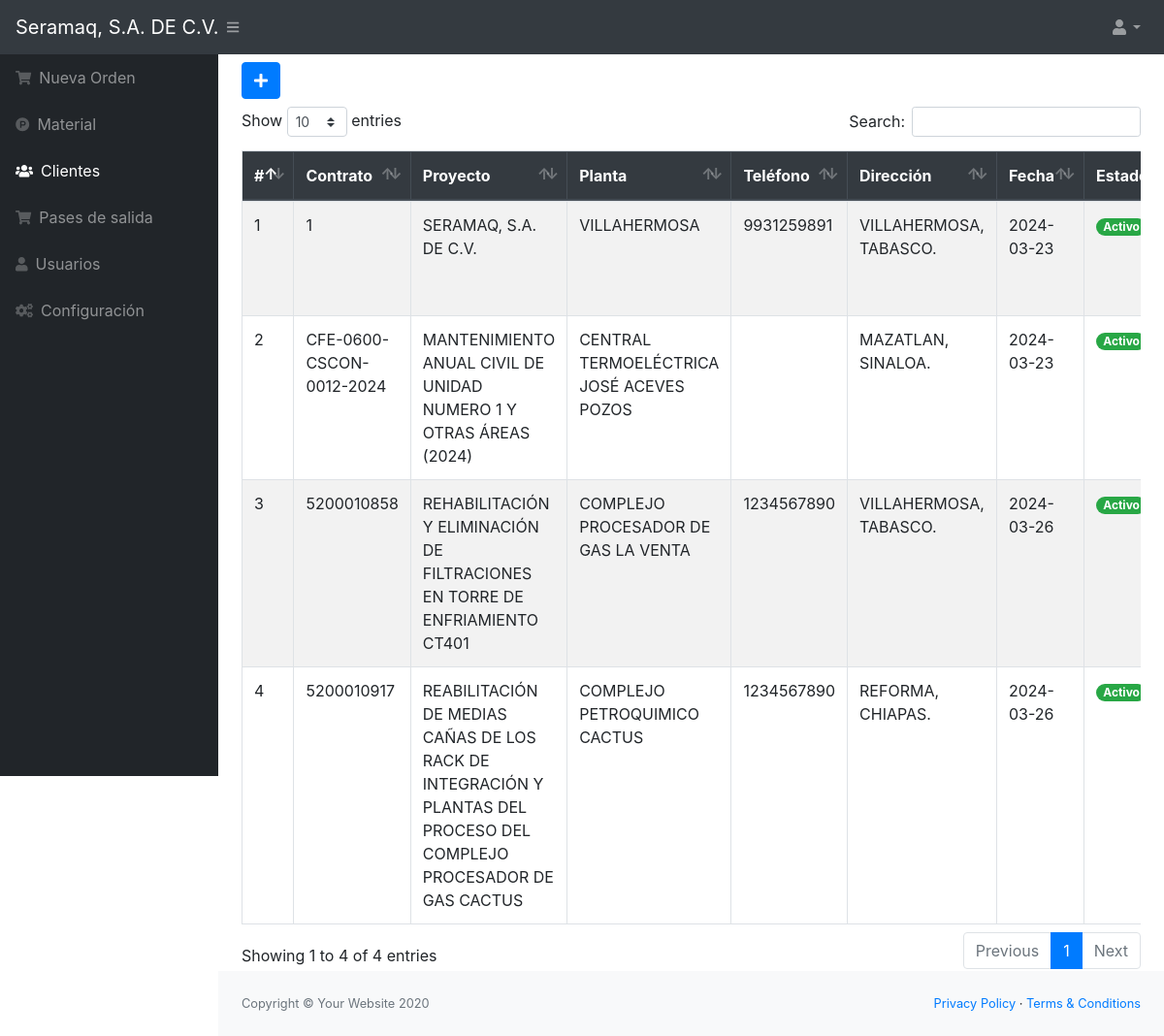
Screenshot of /src/clientes.php (signed in) with the database file from the repository.
### tables this page shows
CREATE TABLE `cliente` (
  `idcliente` int(11) NOT NULL,
  `contrato` varchar(50) NOT NULL,
  `nombre` varchar(255) NOT NULL,
  `planta` varchar(255) NOT NULL,
  `telefono` varchar(15) NOT NULL,
  `direccion` varchar(200) NOT NULL,
  `nom_folio` varchar(25) NOT NULL,
  `at_date` date NOT NULL DEFAULT current_timestamp(),
  `usuario_id` int(11) NOT NULL,
  `estado` int(11) NOT NULL DEFAULT 1
);

### src/clientes.php (the view, shortened to what this page needs)
<?php include_once "includes/header.php";
?>
<button class="btn btn-primary mb-2" type="button" data-toggle="modal" data-target="#nuevo_cliente"><i class="fas fa-plus"></i></button>
<div class="table-responsive">
    <table class="table table-striped table-bordered" id="tbl">
        <thead class="thead-dark">
            <tr>
                <th>#</th>
                <th>Contrato</th>
                <th>Proyecto</th>
                <th>Planta</th>
                <th>Teléfono</th>
                <th>Dirección</th>
                <th>Fecha</th>
                <th>Estado</th>
            </tr>
        </thead>
        <tbody>
            <?php
            include "../conexion.php";
            $query = mysqli_query($conexion, "SELECT *, ROW_NUMBER() OVER() AS 'row_number' FROM cliente");
            $result = mysqli_num_rows($query);
            if ($result > 0) {
                while ($data = mysqli_fetch_assoc($query)) {
                    if ($data['estado'] == 1) {
                        $estado = '<span class="badge badge-pill badge-success">Activo</span>';
                    } else {
                        $estado = '<span class="badge badge-pill badge-danger">Inactivo</span>';
                    }
            ?>
                    <tr>
                        <td><?php echo $data['row_number']; ?></td>
                        <td><?php echo $data['contrato']; ?></td>
                        <td><?php echo $data['nombre']; ?></td>
                        <td><?php echo $data['planta']; ?></td>
                        <td><?php echo $data['telefono']; ?></td>
                        <td><?php echo $data['direccion']; ?></td>
                        <td><?php echo $data['at_date']; ?></td>
                        <td><?php echo $estado; ?></td>
                    </tr>
            <?php }
            } ?>
        </tbody>
    </table>
</div>
<?php include_once "includes/footer.php"; ?>

### rows the page displays
cliente: row_number "1", contrato "1", nombre "SERAMAQ, S.A. DE C.V.", planta "VILLAHERMOSA", telefono "9931259891", direccion "VILLAHERMOSA, TABASCO.", at_date "2024-03-23", estado "Activo"
cliente: row_number "2", contrato "CFE-0600-CSCON-0012-2024", nombre "MANTENIMIENTO ANUAL CIVIL DE UNIDAD NUMERO 1 Y OTRAS ÁREAS (2024)", planta "CENTRAL TERMOELÉCTRICA JOSÉ ACEVES POZOS", direccion "MAZATLAN, SINALOA.", at_date "2024-03-23", estado "Activo"
cliente: row_number "3", contrato "5200010858", nombre "REHABILITACIÓN Y ELIMINACIÓN DE FILTRACIONES EN TORRE DE ENFRIAMIENTO CT401", planta "COMPLEJO PROCESADOR DE GAS LA VENTA", telefono "1234567890", direccion "VILLAHERMOSA, TABASCO.", at_date "2024-03-26", estado "Activo"
cliente: row_number "4", contrato "5200010917", nombre "REABILITACIÓN DE MEDIAS CAÑAS DE LOS RACK DE INTEGRACIÓN Y PLANTAS DEL PROCESO DEL COMPLEJO PROCESADOR DE GAS CACTUS", planta "COMPLEJO PETROQUIMICO CACTUS", telefono "1234567890", direccion "REFORMA, CHIAPAS.", at_date "2024-03-26", estado "Activo"
